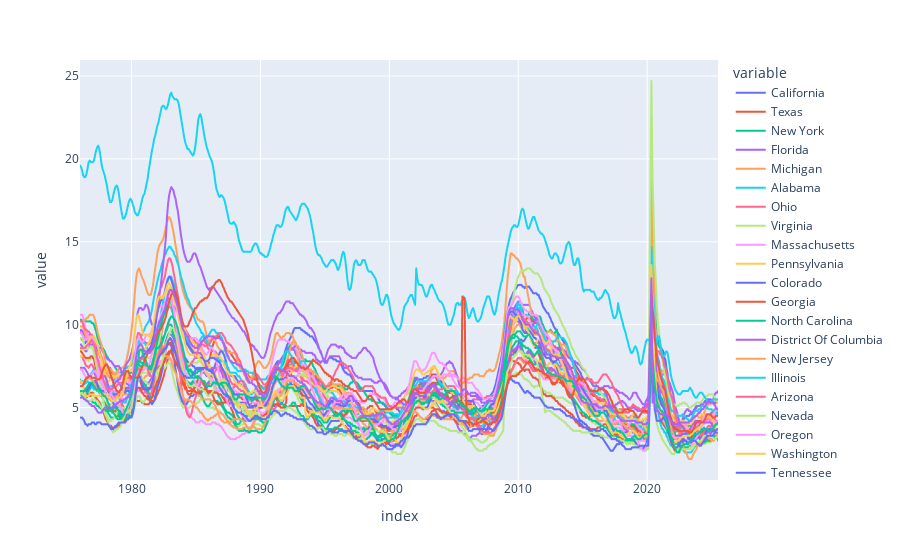

The notebook cell this image was saved under:
### Code cell
# Plotting each states unemployment rate
px.line(uemp_states)

### Figure 1 — Plotly figure (JSON) as saved in the notebook; plotly's stock layout.template omitted (floating-point values rounded to 4 significant figures; data arrays with more than 128 entries replaced by an {"elided": "..."} marker saying what was removed)
{"data": [{"hovertemplate": "variable=California<br>index=%{x}<br>value=%{y}<extra></extra>", "legendgroup": "California", "line": {"color": "#636efa", "dash": "solid"}, "marker": {"symbol": "circle"}, "mode": "lines", "name": "California", "showlegend": true, "type": "scattergl", "x": {"elided": "593 str values"}, "xaxis": "x", "y": {"elided": "593 float values"}, "yaxis": "y"}, {"hovertemplate": "variable=Texas<br>index=%{x}<br>value=%{y}<extra></extra>", "legendgroup": "Texas", "line": {"color": "#EF553B", "dash": "solid"}, "marker": {"symbol": "circle"}, "mode": "lines", "name": "Texas", "showlegend": true, "type": "scattergl", "x": {"elided": "593 str values"}, "xaxis": "x", "y": {"elided": "593 float values"}, "yaxis": "y"}, {"hovertemplate": "variable=New York<br>index=%{x}<br>value=%{y}<extra></extra>", "legendgroup": "New York", "line": {"color": "#00cc96", "dash": "solid"}, "marker": {"symbol": "circle"}, "mode": "lines", "name": "New York", "showlegend": true, "type": "scattergl", "x": {"elided": "593 str values"}, "xaxis": "x", "y": {"elided": "593 float values"}, "yaxis": "y"}, {"hovertemplate": "variable=Florida<br>index=%{x}<br>value=%{y}<extra></extra>", "legendgroup": "Florida", "line": {"color": "#ab63fa", "dash": "solid"}, "marker": {"symbol": "circle"}, "mode": "lines", "name": "Florida", "showlegend": true, "type": "scattergl", "x": {"elided": "593 str values"}, "xaxis": "x", "y": {"elided": "593 float values"}, "yaxis": "y"}, {"hovertemplate": "variable=Michigan<br>index=%{x}<br>value=%{y}<extra></extra>", "legendgroup": "Michigan", "line": {"color": "#FFA15A", "dash": "solid"}, "marker": {"symbol": "circle"}, "mode": "lines", "name": "Michigan", "showlegend": true, "type": "scattergl", "x": {"elided": "593 str values"}, "xaxis": "x", "y": {"elided": "593 float values"}, "yaxis": "y"}, {"hovertemplate": "variable=Alabama<br>index=%{x}<br>value=%{y}<extra></extra>", "legendgroup": "Alabama", "line": {"color": "#19d3f3", "dash": "solid"}, "marker": {"symbol": "circle"}, "mode": "lines", "name": "Alabama", "showlegend": true, "type": "scattergl", "x": {"elided": "593 str values"}, "xaxis": "x", "y": {"elided": "593 float values"}, "yaxis": "y"}, {"hovertemplate": "variable=Ohio<br>index=%{x}<br>value=%{y}<extra></extra>", "legendgroup": "Ohio", "line": {"color": "#FF6692", "dash": "solid"}, "marker": {"symbol": "circle"}, "mode": "lines", "name": "Ohio", "showlegend": true, "type": "scattergl", "x": {"elided": "593 str values"}, "xaxis": "x", "y": {"elided": "593 float values"}, "yaxis": "y"}, {"hovertemplate": "variable=Virginia<br>index=%{x}<br>value=%{y}<extra></extra>", "legendgroup": "Virginia", "line": {"color": "#B6E880", "dash": "solid"}, "marker": {"symbol": "circle"}, "mode": "lines", "name": "Virginia", "showlegend": true, "type": "scattergl", "x": {"elided": "593 str values"}, "xaxis": "x", "y": {"elided": "593 float values"}, "yaxis": "y"}, {"hovertemplate": "variable=Massachusetts<br>index=%{x}<br>value=%{y}<extra></extra>", "legendgroup": "Massachusetts", "line": {"color": "#FF97FF", "dash": "solid"}, "marker": {"symbol": "circle"}, "mode": "lines", "name": "Massachusetts", "showlegend": true, "type": "scattergl", "x": {"elided": "593 str values"}, "xaxis": "x", "y": {"elided": "593 float values"}, "yaxis": "y"}, {"hovertemplate": "variable=Pennsylvania<br>index=%{x}<br>value=%{y}<extra></extra>", "legendgroup": "Pennsylvania", "line": {"color": "#FECB52", "dash": "solid"}, "marker": {"symbol": "circle"}, "mode": "lines", "name": "Pennsylvania", "showlegend": true, "type": "scattergl", "x": {"elided": "593 str values"}, "xaxis": "x", "y": {"elided": "593 float values"}, "yaxis": "y"}, {"hovertemplate": "variable=Colorado<br>index=%{x}<br>value=%{y}<extra></extra>", "legendgroup": "Colorado", "line": {"color": "#636efa", "dash": "solid"}, "marker": {"symbol": "circle"}, "mode": "lines", "name": "Colorado", "showlegend": true, "type": "scattergl", "x": {"elided": "593 str values"}, "xaxis": "x", "y": {"elided": "593 float values"}, "yaxis": "y"}, {"hovertemplate": "variable=Georgia<br>index=%{x}<br>value=%{y}<extra></extra>", "legendgroup": "Georgia", "line": {"color": "#EF553B", "dash": "solid"}, "marker": {"symbol": "circle"}, "mode": "lines", "name": "Georgia", "showlegend": true, "type": "scattergl", "x": {"elided": "593 str values"}, "xaxis": "x", "y": {"elided": "593 float values"}, "yaxis": "y"}, {"hovertemplate": "variable=North Carolina<br>index=%{x}<br>value=%{y}<extra></extra>", "legendgroup": "North Carolina", "line": {"color": "#00cc96", "dash": "solid"}, "marker": {"symbol": "circle"}, "mode": "lines", "name": "North Carolina", "showlegend": true, "type": "scattergl", "x": {"elided": "593 str values"}, "xaxis": "x", "y": {"elided": "593 float values"}, "yaxis": "y"}, {"hovertemplate": "variable=District Of Columbia<br>index=%{x}<br>value=%{y}<extra></extra>", "legendgroup": "District Of Columbia", "line": {"color": "#ab63fa", "dash": "solid"}, "marker": {"symbol": "circle"}, "mode": "lines", "name": "District Of Columbia", "showlegend": true, "type": "scattergl", "x": {"elided": "593 str values"}, "xaxis": "x", "y": {"elided": "593 float values"}, "yaxis": "y"}, {"hovertemplate": "variable=New Jersey<br>index=%{x}<br>value=%{y}<extra></extra>", "legendgroup": "New Jersey", "line": {"color": "#FFA15A", "dash": "solid"}, "marker": {"symbol": "circle"}, "mode": "lines", "name": "New Jersey", "showlegend": true, "type": "scattergl", "x": {"elided": "593 str values"}, "xaxis": "x", "y": {"elided": "593 float values"}, "yaxis": "y"}, {"hovertemplate": "variable=Illinois<br>index=%{x}<br>value=%{y}<extra></extra>", "legendgroup": "Illinois", "line": {"color": "#19d3f3", "dash": "solid"}, "marker": {"symbol": "circle"}, "mode": "lines", "name": "Illinois", "showlegend": true, "type": "scattergl", "x": {"elided": "593 str values"}, "xaxis": "x", "y": {"elided": "593 float values"}, "yaxis": "y"}, {"hovertemplate": "variable=Arizona<br>index=%{x}<br>value=%{y}<extra></extra>", "legendgroup": "Arizona", "line": {"color": "#FF6692", "dash": "solid"}, "marker": {"symbol": "circle"}, "mode": "lines", "name": "Arizona", "showlegend": true, "type": "scattergl", "x": {"elided": "593 str values"}, "xaxis": "x", "y": {"elided": "593 float values"}, "yaxis": "y"}, {"hovertemplate": "variable=Nevada<br>index=%{x}<br>value=%{y}<extra></extra>", "legendgroup": "Nevada", "line": {"color": "#B6E880", "dash": "solid"}, "marker": {"symbol": "circle"}, "mode": "lines", "name": "Nevada", "showlegend": true, "type": "scattergl", "x": {"elided": "593 str values"}, "xaxis": "x", "y": {"elided": "593 float values"}, "yaxis": "y"}, {"hovertemplate": "variable=Oregon<br>index=%{x}<br>value=%{y}<extra></extra>", "legendgroup": "Oregon", "line": {"color": "#FF97FF", "dash": "solid"}, "marker": {"symbol": "circle"}, "mode": "lines", "name": "Oregon", "showlegend": true, "type": "scattergl", "x": {"elided": "593 str values"}, "xaxis": "x", "y": {"elided": "593 float values"}, "yaxis": "y"}, {"hovertemplate": "variable=Washington<br>index=%{x}<br>value=%{y}<extra></extra>", "legendgroup": "Washington", "line": {"color": "#FECB52", "dash": "solid"}, "marker": {"symbol": "circle"}, "mode": "lines", "name": "Washington", "showlegend": true, "type": "scattergl", "x": {"elided": "593 str values"}, "xaxis": "x", "y": {"elided": "593 float values"}, "yaxis": "y"}, {"hovertemplate": "variable=Tennessee<br>index=%{x}<br>value=%{y}<extra></extra>", "legendgroup": "Tennessee", "line": {"color": "#636efa", "dash": "solid"}, "marker": {"symbol": "circle"}, "mode": "lines", "name": "Tennessee", "showlegend": true, "type": "scattergl", "x": {"elided": "593 str values"}, "xaxis": "x", "y": {"elided": "593 float values"}, "yaxis": "y"}, {"hovertemplate": "variable=Minnesota<br>index=%{x}<br>value=%{y}<extra></extra>", "legendgroup": "Minnesota", "line": {"color": "#EF553B", "dash": "solid"}, "marker": {"symbol": "circle"}, "mode": "lines", "name": "Minnesota", "showlegend": true, "type": "scattergl", "x": {"elided": "593 str values"}, "xaxis": "x", "y": {"elided": "593 float values"}, "yaxis": "y"}, {"hovertemplate": "variable=Wisconsin<br>index=%{x}<br>value=%{y}<extra></extra>", "legendgroup": "Wisconsin", "line": {"color": "#00cc96", "dash": "solid"}, "marker": {"symbol": "circle"}, "mode": "lines", "name": "Wisconsin", "showlegend": true, "type": "scattergl", "x": {"elided": "593 str values"}, "xaxis": "x", "y": {"elided": "593 float values"}, "yaxis": "y"}, {"hovertemplate": "variable=West Virginia<br>index=%{x}<br>value=%{y}<extra></extra>", "legendgroup": "West Virginia", "line": {"color": "#ab63fa", "dash": "solid"}, "marker": {"symbol": "circle"}, "mode": "lines", "name": "West Virginia", "showlegend": true, "type": "scattergl", "x": {"elided": "593 str values"}, "xaxis": "x", "y": {"elided": "593 float values"}, "yaxis": "y"}, {"hovertemplate": "variable=Maryland<br>index=%{x}<br>value=%{y}<extra></extra>", "legendgroup": "Maryland", "line": {"color": "#FFA15A", "dash": "solid"}, "marker": {"symbol": "circle"}, "mode": "lines", "name": "Maryland", "showlegend": true, "type": "scattergl", "x": {"elided": "593 str values"}, "xaxis": "x", "y": {"elided": "593 float values"}, "yaxis": "y"}, {"hovertemplate": "variable=Puerto Rico<br>index=%{x}<br>value=%{y}<extra></extra>", "legendgroup": "Puerto Rico", "line": {"color": "#19d3f3", "dash": "solid"}, "marker": {"symbol": "circle"}, "mode": "lines", "name": "Puerto Rico", "showlegend": true, "type": "scattergl", "x": {"elided": "593 str values"}, "xaxis": "x", "y": {"elided": "593 float values"}, "yaxis": "y"}, {"hovertemplate": "variable=New Mexico<br>index=%{x}<br>value=%{y}<extra></extra>", "legendgroup": "New Mexico", "line": {"color": "#FF6692", "dash": "solid"}, "marker": {"symbol": "circle"}, "mode": "lines", "name": "New Mexico", "showlegend": true, "type": "scattergl", "x": {"elided": "593 str values"}, "xaxis": "x", "y": {"elided": "593 float values"}, "yaxis": "y"}, {"hovertemplate": "variable=Utah<br>index=%{x}<br>value=%{y}<extra></extra>", "legendgroup": "Utah", "line": {"color": "#B6E880", "dash": "solid"}, "marker": {"symbol": "circle"}, "mode": "lines", "name": "Utah", "showlegend": true, "type": "scattergl", "x": {"elided": "593 str values"}, "xaxis": "x", "y": {"elided": "593 float values"}, "yaxis": "y"}, {"hovertemplate": "variable=South Carolina<br>index=%{x}<br>value=%{y}<extra></extra>", "legendgroup": "South Carolina", "line": {"color": "#FF97FF", "dash": "solid"}, "marker": {"symbol": "circle"}, "mode": "lines", "name": "South Carolina", "showlegend": true, "type": "scattergl", "x": {"elided": "593 str values"}, "xaxis": "x", "y": {"elided": "593 float values"}, "yaxis": "y"}, {"hovertemplate": "variable=Indiana<br>index=%{x}<br>value=%{y}<extra></extra>", "legendgroup": "Indiana", "line": {"color": "#FECB52", "dash": "solid"}, "marker": {"symbol": "circle"}, "mode": "lines", "name": "Indiana", "showlegend": true, "type": "scattergl", "x": {"elided": "593 str values"}, "xaxis": "x", "y": {"elided": "593 float values"}, "yaxis": "y"}, {"hovertemplate": "variable=Iowa<br>index=%{x}<br>value=%{y}<extra></extra>", "legendgroup": "Iowa", "line": {"color": "#636efa", "dash": "solid"}, "marker": {"symbol": "circle"}, "mode": "lines", "name": "Iowa", "showlegend": true, "type": "scattergl", "x": {"elided": "593 str values"}, "xaxis": "x", "y": {"elided": "593 float values"}, "yaxis": "y"}, {"hovertemplate": "variable=Louisiana<br>index=%{x}<br>value=%{y}<extra></extra>", "legendgroup": "Louisiana", "line": {"color": "#EF553B", "dash": "solid"}, "marker": {"symbol": "circle"}, "mode": "lines", "name": "Louisiana", "showlegend": true, "type": "scattergl", "x": {"elided": "593 str values"}, "xaxis": "x", "y": {"elided": "593 float values"}, "yaxis": "y"}, {"hovertemplate": "variable=Missouri<br>index=%{x}<br>value=%{y}<extra></extra>", "legendgroup": "Missouri", "line": {"color": "#00cc96", "dash": "solid"}, "marker": {"symbol": "circle"}, "mode": "lines", "name": "Missouri", "showlegend": true, "type": "scattergl", "x": {"elided": "593 str values"}, "xaxis": "x", "y": {"elided": "593 float values"}, "yaxis": "y"}, {"hovertemplate": "variable=Kentucky<br>index=%{x}<br>value=%{y}<extra></extra>", "legendgroup": "Kentucky", "line": {"color": "#ab63fa", "dash": "solid"}, "marker": {"symbol": "circle"}, "mode": "lines", "name": "Kentucky", "showlegend": true, "type": "scattergl", "x": {"elided": "593 str values"}, "xaxis": "x", "y": {"elided": "593 float values"}, "yaxis": "y"}], "layout": {"legend": {"title": {"text": "variable"}, "tracegroupgap": 0}, "margin": {"t": 60}, "xaxis": {"anchor": "y", "domain": [0, 1], "title": {"text": "index"}}, "yaxis": {"anchor": "x", "domain": [0, 1], "title": {"text": "value"}}}}
